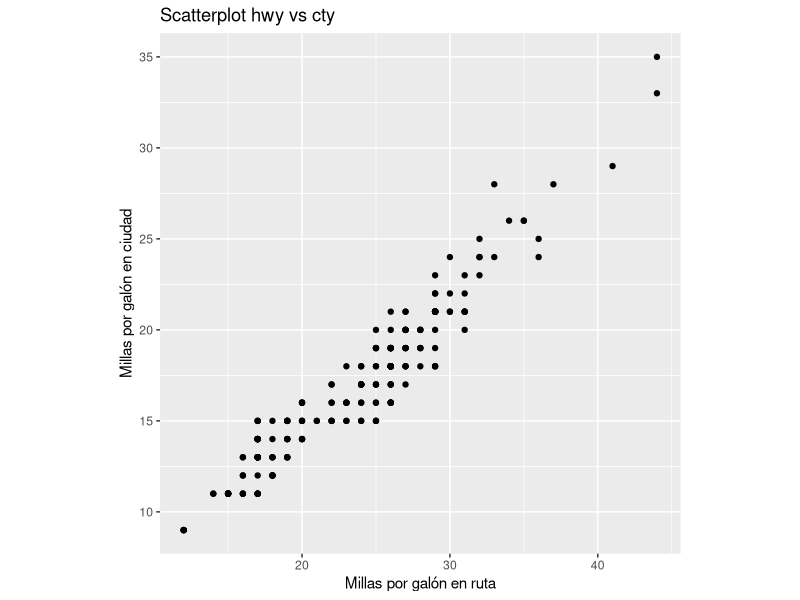

Generate this figure with R:
## ---- chunk 1
library(ggplot2)
ggplot(data = mpg, aes(x = hwy, y = cty)) +
geom_point() + theme(aspect.ratio = 1) +
labs(x = "Millas por galón en ruta",
y = "Millas por galón en ciudad",
title = "Scatterplot hwy vs cty")

## ---- chunk 2
library(xtable)
xtable(mpg[1:5,1:5])

